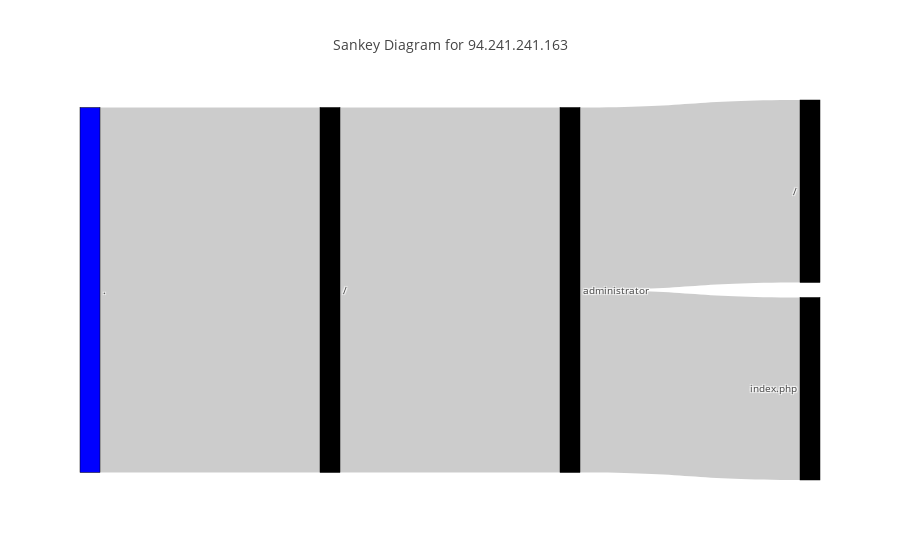

Write notebook code for a chart like this one.
### Code cell
from plotly.offline import download_plotlyjs, init_notebook_mode, plot, iplot
init_notebook_mode(connected=True)

for ip in random.sample(list(df.groupby("ip").size().sort_values(ascending=False).index), 1): 
    df_1 = df[df["ip"] == ip]
    plot_sankey_from_df(df_1,save=False)

### Figure 1 — Plotly figure (JSON) as saved in the notebook; plotly's stock layout.template omitted (floating-point values rounded to 4 significant figures)
{"data": [{"link": {"source": [0, 1, 2, 2], "target": [1, 2, 3, 4], "value": [4, 4, 2, 2]}, "node": {"color": ["blue", "black", "black", "black", "black"], "label": [".", "/", "administrator", "/", "index.php"], "line": {"color": "black", "width": 0.5}, "pad": 15, "thickness": 20}, "type": "sankey", "uid": "dbf4a171-bf16-4260-b708-5a9c9526e1e5"}], "layout": {"font": {"size": 10}, "title": {"text": "Sankey Diagram for 94.241.241.163"}}}
